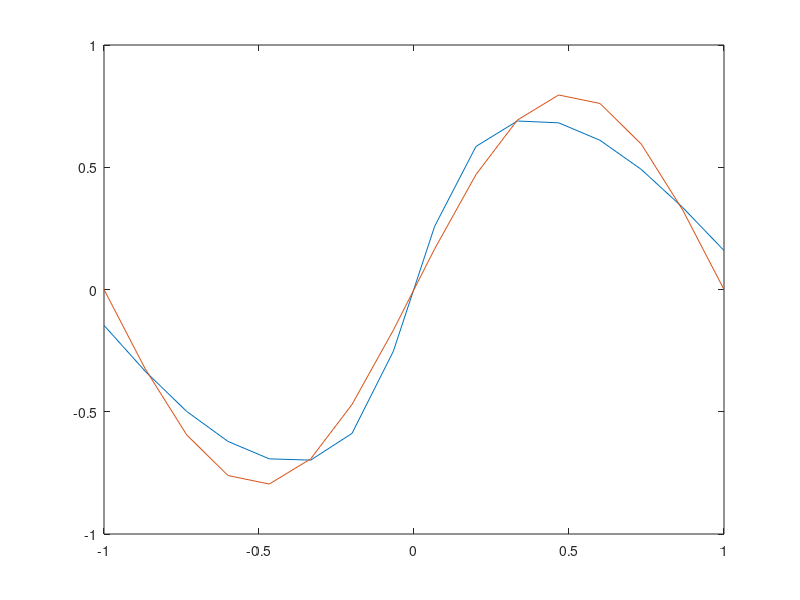

Write MATLAB code to recreate this figure.
%full training using the model after obtaining the number of neurons from
%the validation test

%New test data created to plot the function

a = 1.0;
b = 0.5;
learning_factor = 0.06;
k = -1;
train = [-1;-0.9;-0.8;-0.7;-0.6;-0.5;-0.4;-0.3;-0.2;-0.1;
0;0.1;0.2;0.3;0.4;0.5;0.6;0.7;0.8;0.9;1;];

train_output = 0.8 * sin(pi*train);
neuron_selection_error = zeros(8,1);
mse_error = zeros(5000,1);

min_error = 3;
test = zeros(16,1);
for i = 1:16
    test(i) = -1 + 2/15 * (i-1);
end
%test = train;
test_desired_output = 0.8 * sin(pi*test);
test_actual_output = zeros(16,1);

num_neurons = 8;
w = randi(100,2,num_neurons-1)/100;
y = zeros(1,num_neurons);
w_second = randi(100,1,num_neurons)/50;
for i = 1:5000
    for j = 1:21
        z(1,1) = train(j);
        z(2,1) = -1;
        t(1,:) = w(1,:) * z(1);
        t(2,:) = w(2,:) * z(2);
        d = train_output(j);
        
        %forward phase - to 1st hidden layer
        w_sum = sum(t,1);
        for k = 1:num_neurons-1
            y(k) = a*(-1+2/(1+exp(-b*w_sum(k))));
        end
        
        y(num_neurons) = -1;
        
        %forward phase - from hidden layer to output layer
        u = sum(y*w_second',2);
        output = a*(-1+2/(1+exp(-b*u)));
        desired_output = 0.8*sin(3.14*train(j));
        
        %calculation of f_dash
        f_dash = a*b*(1-output*output/a*a)/2;
        f_dash_first = zeros(num_neurons,1);
        for k = 1:num_neurons
            f_dash_first(k) = a*b*(1-y(k)*y(k)/a*a)/2;
        end
        f_dash_first(num_neurons) = 0;
        
        %back propagation from output layer to hidden layer
        error = 0.5*(d-output)*(d-output);
        delta_op = (d-output) * f_dash;
        change_w_second = (learning_factor * delta_op) * y;
        
        
        w_second = w_second + change_w_second;
        %back propagation from hidden layer to input layer
        delta_y = (f_dash_first .* (w_second'*delta_op));
        delta_y = delta_y(1:num_neurons-1,:);
        change_prev_layer = learning_factor * (delta_y * z');
        
        %updating the weights of both the layers
        w = w + change_prev_layer';
    end
    
    %calculating validation error
    for j = 1:16
        t(1,:) = w(1,:) * test(j);
        t(2,:) = w(2,:) * -1;
        d = test_desired_output(j);
        
        %forward phase - to 1st hidden layer
        w_sum = sum(t,1);
        for k = 1:num_neurons-1
            y(k) = a*(-1+2/(1+exp(-b*w_sum(k))));
        end
        y(num_neurons) = -1;
        
        %forward phase - from hidden layer to output layer
        u = sum(y.*w_second,2);
        test_actual_output(j) = a*(-1+2/(1+exp(-b*u)));
        
        mse_error(i) = mse_error(i) + ((d-test_actual_output(j))^2);
    end
    
    %stopping criterion
    if i>1 && min_error > mse_error(i)
        op = test_actual_output;
        min_error = mse_error(i);
    end
end
figure;
plot(test,test_actual_output, test, test_desired_output);